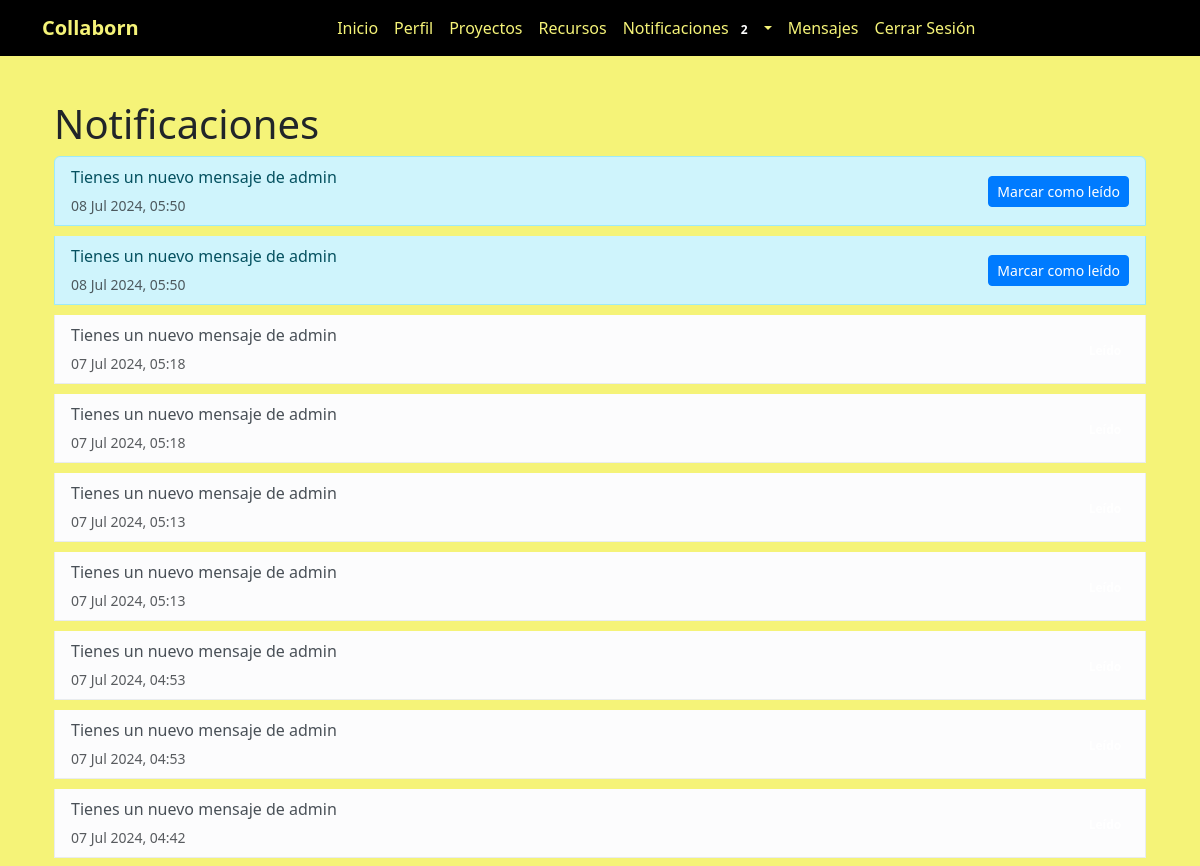
Before: /notificaciones/ (signed in, upper part) with the older database file.
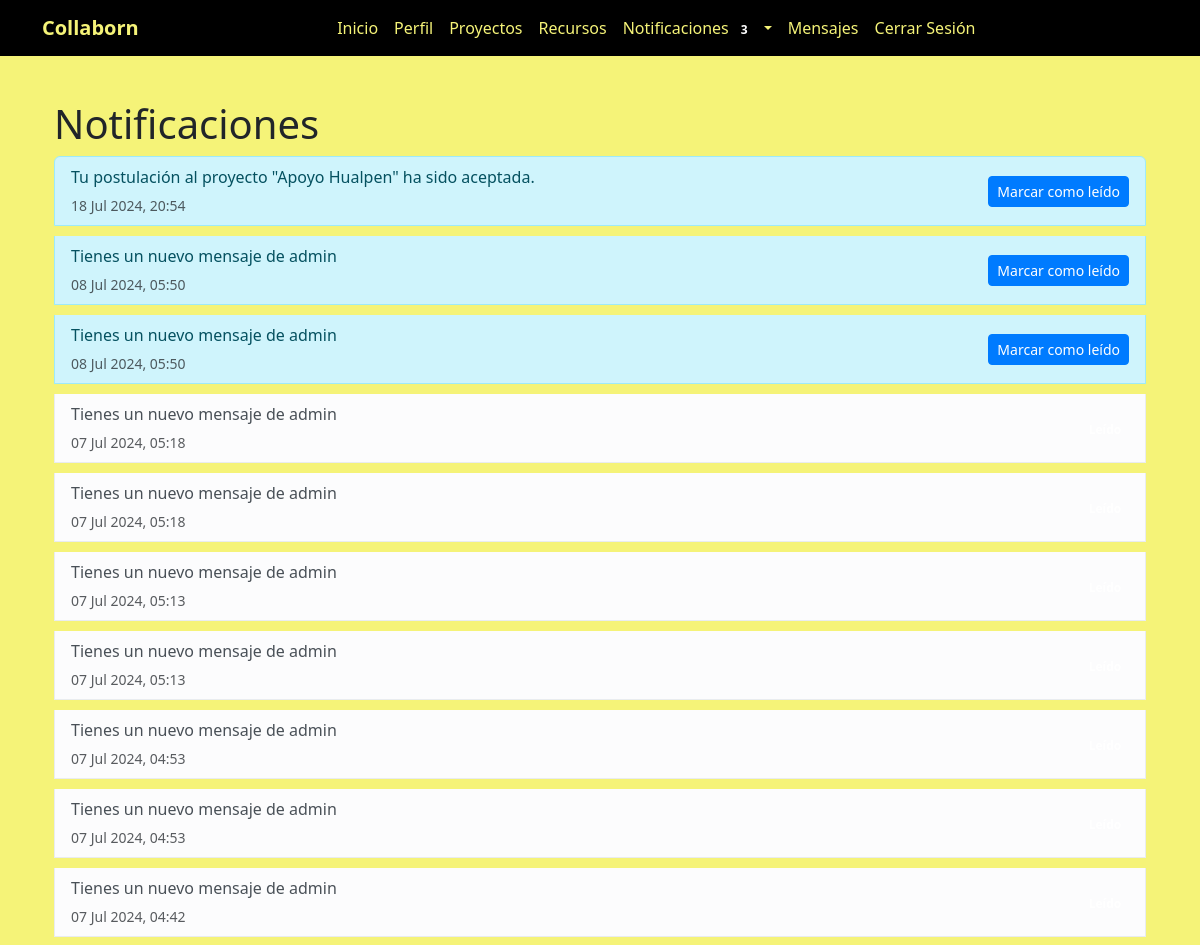
After: the same page with the newer database file.
### myapp/models.py (models this page shows, shortened)
class Notificacion(models.Model):
    receptor = models.ForeignKey(User, on_delete=models.CASCADE)
    mensaje = models.TextField()
    url = models.URLField(null=True, blank=True)
    fecha_creacion = models.DateTimeField(auto_now_add=True)
    leido = models.BooleanField(default=False)

### myapp/views.py (the view)
# urls.py: path('notificaciones/', views.listar_notificaciones, name='listar_notificaciones'),
@login_required
def listar_notificaciones(request):
    notificaciones_no_leidas = request.user.notificacion_set.filter(leido=False).count()
    notificaciones = request.user.notificacion_set.all().order_by('-fecha_creacion')
    return render(request, 'myapp/listar_notificaciones.html', {
        'notificaciones': notificaciones,
        'notificaciones_no_leidas': notificaciones_no_leidas,
    })

### myapp/templates/myapp/listar_notificaciones.html (shortened to what this page needs)
{% extends "myapp/base.html" %}
{% block content %}
<div class="container mt-5">
    <h1>Notificaciones</h1>
    <ul class="list-group">
        {% for notificacion in notificaciones %}
        <li class="list-group-item {% if notificacion.leido %}list-group-item-light{% else %}list-group-item-info{% endif %}">
            <div class="d-flex justify-content-between align-items-center">
                <div>
                    <p class="mb-1">{{ notificacion.mensaje }}</p>
                    <small class="text-muted">{{ notificacion.fecha_creacion|date:"d M Y, H:i" }}</small>
                </div>
                <div>
                    {% if notificacion.leido %}
                    <span class="badge badge-success mr-2">Leído</span>
                    {% else %}
                    <a href="{% url 'marcar_notificacion_leida' notificacion.id %}" class="btn btn-sm btn-primary mr-2">Marcar como leído</a>
                    {% endif %}
                </div>
            </div>
        </li>
        {% empty %}
        <li class="list-group-item">No tienes notificaciones.</li>
        {% endfor %}
    </ul>
</div>
{% endblock %}

Changed rows visible on the page:
added Notificacion: mensaje "Tu postulación al proyecto \"Apoyo Hualpen\" ha sido aceptada.", fecha_creacion "18 Jul 2024, 20:54", leido "Marcar como leído"
Other visible differences:
{{ notificaciones_no_leidas }}: "2" → "3"
